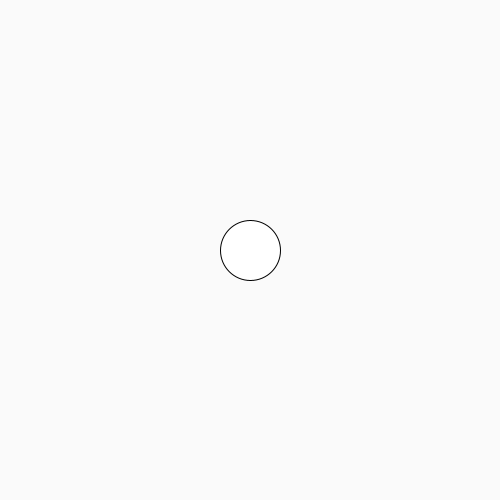
Frame 1 (no input)
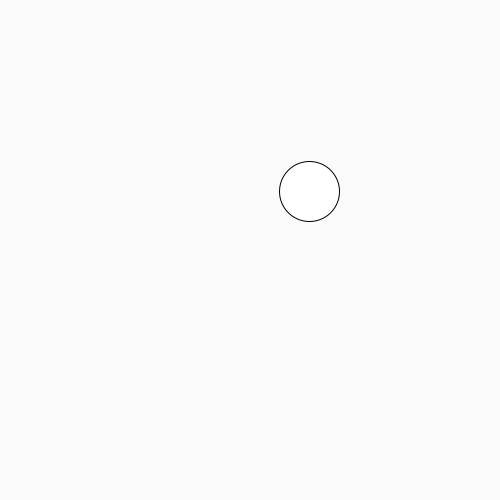
Frame 60 (the mouse pressed at the canvas centre just before this capture)
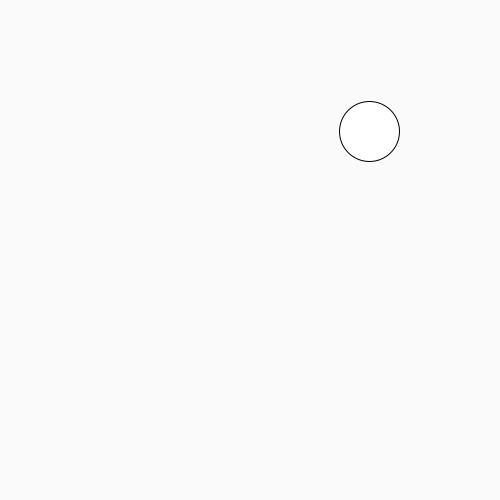
Frame 120 (the mouse held since frame 60 and released just before this capture)

The Processing sketch that drew these frames (run headless with seeded random() and noise(); from frame 60 on, the mouse is pressed at the canvas centre):

// Processing sketch: Traveling_Circle
// ── Traveling_Circle.pde
float centreX;
float centreY;
float sizeX;
float sizeY;

void setup() {
  size(500, 500);
  centreX = width/2;
  centreY = height/2;
  sizeX = 60;
  sizeY = 60;
}

void draw() {
  background(250);
  ellipse(centreX, centreY, sizeX, sizeY);
  
  //makes it go digonally to top-left
  centreX = centreX + 1;
  centreY = centreY - 1;
  
  //makes it go digonally to bottom-right
//  centreX = centreX + 1;
//  centreY = centreY + 1;
  
  //makes it bigger per frame
//  sizeX = sizeX + 1;
//  sizeY = sizeY + 1;
}
